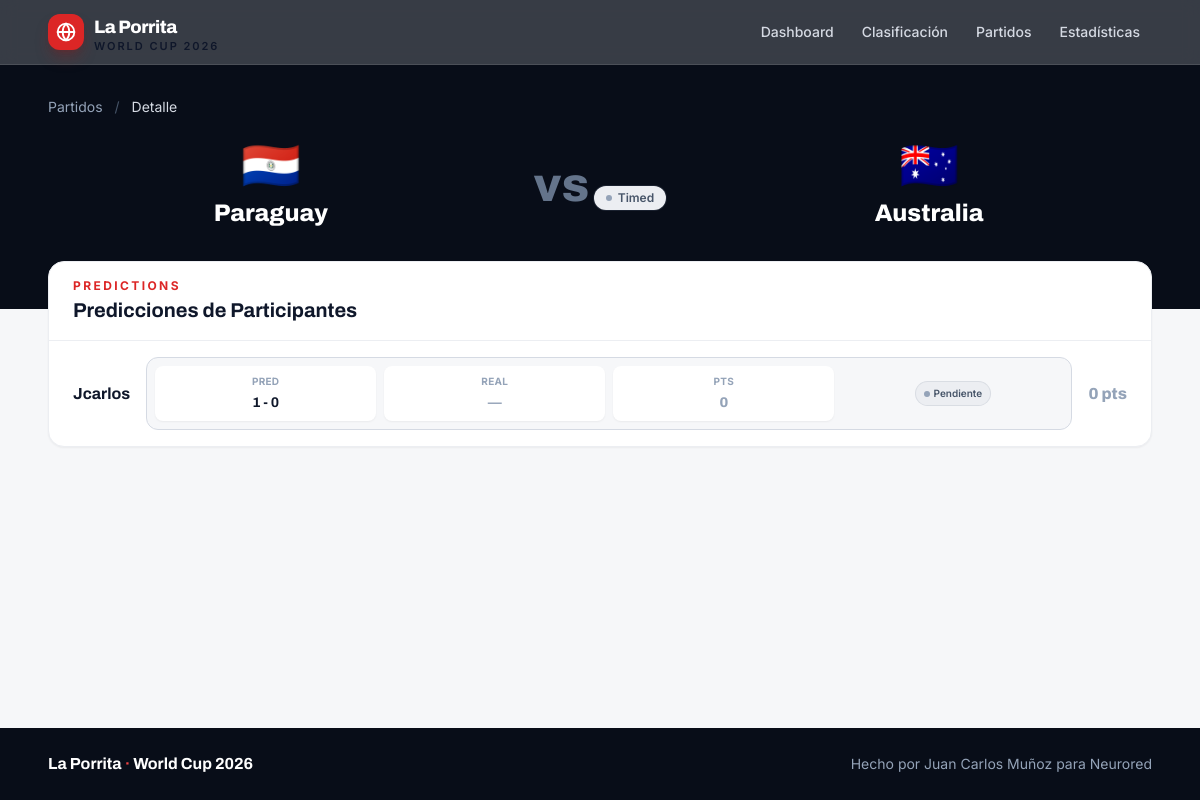
/matches/27/, run on the app's committed database.
### pool/models.py (models this page shows, shortened)
class Match(models.Model):
    STAGE_CHOICES = [
        ("GROUP_STAGE", "Group Stage"),
        ("ROUND_OF_16", "Round of 16"),
        ("QUARTER_FINALS", "Quarter Finals"),
        ("SEMI_FINALS", "Semi Finals"),
        ("THIRD_PLACE", "Third Place"),
        ("FINAL", "Final"),
    ]
    STATUS_CHOICES = [
        ("SCHEDULED", "Scheduled"),
        ("TIMED", "Timed"),
        ("IN_PLAY", "In Play"),
        ("PAUSED", "Half Time"),
        ("FINISHED", "Finished"),
        ("POSTPONED", "Postponed"),
        ("CANCELLED", "Cancelled"),
    ]
    home_team = models.ForeignKey(
        Team, on_delete=models.CASCADE, related_name="home_matches", verbose_name="Home Team"
    )
    away_team = models.ForeignKey(
        Team, on_delete=models.CASCADE, related_name="away_matches", verbose_name="Away Team"
    )
    home_goals = models.PositiveIntegerField(null=True, blank=True, verbose_name="Home Goals")
    away_goals = models.PositiveIntegerField(null=True, blank=True, verbose_name="Away Goals")
    match_date = models.DateTimeField(verbose_name="Match Date")
    stage = models.CharField(
        max_length=20, choices=STAGE_CHOICES, default="GROUP_STAGE", verbose_name="Stage"
    )
    group_name = models.CharField(max_length=5, blank=True, verbose_name="Group")
    matchday = models.PositiveIntegerField(null=True, blank=True, verbose_name="Matchday")
    status = models.CharField(
        max_length=20, choices=STATUS_CHOICES, default="SCHEDULED", verbose_name="Status"
    )
    api_match_id = models.PositiveIntegerField(unique=True, null=True, blank=True, verbose_name="API ID")
    thesportsdb_event_id = models.PositiveIntegerField(null=True, blank=True, verbose_name="TheSportsDB Event ID")
    last_synced = models.DateTimeField(null=True, blank=True, verbose_name="Last Synced")
    last_goals_synced = models.DateTimeField(null=True, blank=True, verbose_name="Last Goals Synced")
    created_at = models.DateTimeField(auto_now_add=True)
    updated_at = models.DateTimeField(auto_now=True)
    class Meta:
        ordering = ["match_date"]
        verbose_name = "Match"
        verbose_name_plural = "Matches"

class Team(models.Model):
    name = models.CharField(max_length=100, verbose_name="Name")
    abbreviation = models.CharField(max_length=10, verbose_name="Abbreviation")
    group = models.CharField(max_length=2, verbose_name="Group")
    group_position = models.PositiveIntegerField(verbose_name="Group Position")
    flag_emoji = models.CharField(max_length=10, blank=True, verbose_name="Flag Emoji")
    fifa_code = models.CharField(max_length=10, blank=True, verbose_name="FIFA Code")
    class Meta:
        ordering = ["group", "group_position"]
        verbose_name = "Team"
        verbose_name_plural = "Teams"

class Prediction(models.Model):
    participant = models.ForeignKey(
        Participant, on_delete=models.CASCADE, related_name="predictions", verbose_name="Participant"
    )
    match = models.ForeignKey(
        Match, on_delete=models.CASCADE, related_name="predictions", verbose_name="Match"
    )
    pred_home_goals = models.PositiveIntegerField(verbose_name="Pred. Home Goals")
    pred_away_goals = models.PositiveIntegerField(verbose_name="Pred. Away Goals")
    score = models.DecimalField(
        max_digits=6, decimal_places=2, default=0, verbose_name="Score"
    )
    score_breakdown = models.JSONField(default=dict, verbose_name="Score Breakdown")
    created_at = models.DateTimeField(auto_now_add=True)
    updated_at = models.DateTimeField(auto_now=True)
    class Meta:
        unique_together = ["participant", "match"]
        ordering = ["match__match_date"]
        verbose_name = "Prediction"
        verbose_name_plural = "Predictions"
    @property
    def status_badge(self):
        if self.match.status != "FINISHED":
            return "pending"
        if self.pred_home_goals == self.match.home_goals and self.pred_away_goals == self.match.away_goals:
            return "exact"
        if self.predicted_sign == self.match.winner_sign:
            return "partial"
        return "missed"

class Participant(models.Model):
    name = models.CharField(max_length=100, verbose_name="Name")
    email = models.EmailField(blank=True, verbose_name="Email")
    avatar_url = models.URLField(blank=True, verbose_name="Avatar URL")
    created_at = models.DateTimeField(auto_now_add=True)
    class Meta:
        ordering = ["name"]
        verbose_name = "Participant"
        verbose_name_plural = "Participants"

### pool/views.py (the view)
# urls.py: path("matches/<int:match_id>/", views.match_detail, name="match_detail"),
def match_detail(request, match_id):
    match = get_object_or_404(
        Match.objects.select_related("home_team", "away_team"),
        pk=match_id,
    )
    predictions = Prediction.objects.filter(match=match).select_related("participant")
    return render(request, "pool/match_detail.html", {
        "match": match,
        "predictions": predictions,
    })

### templates/pool/match_detail.html (shortened to what this page needs)
{% extends "base.html" %}
{% block content %}
<section class="bg-ink-950 text-white">
    <div class="max-w-6xl mx-auto px-4 sm:px-6 pt-8 pb-20">
        <nav class="text-sm text-ink-400 mb-6" aria-label="Breadcrumb">
            <a href="{% url 'pool:matches' %}" class="hover:text-white transition-colors">Partidos</a>
            <span class="mx-2 text-ink-600">/</span>
            <span class="text-ink-200">Detalle</span>
        </nav>
        <div class="flex items-center justify-center gap-6 sm:gap-10">
            <div class="text-center flex-1">
                <span class="text-5xl block mb-2">{{ match.home_team.flag_emoji }}</span>
                <span class="font-heading font-extrabold text-xl sm:text-2xl">{{ match.home_team.name }}</span>
            </div>
            <div class="text-center">
                {% if match.home_goals is not None %}
                    <div class="flex items-center gap-2">
                        <span class="font-heading font-extrabold text-5xl sm:text-6xl tabular">{{ match.home_goals }}</span>
                        <span class="text-3xl font-bold text-ink-500">-</span>
                        <span class="font-heading font-extrabold text-5xl sm:text-6xl tabular">{{ match.away_goals }}</span>
                    </div>
                {% else %}
                    <span class="font-heading font-extrabold text-5xl text-ink-500">vs</span>
                {% endif %}
                <span class="mt-3 inline-flex items-center gap-1.5 px-3 py-1 rounded-full text-xs font-semibold ring-1
                    {% if match.status == 'FINISHED' %}bg-emerald-100 text-emerald-800 ring-emerald-600/20
                    {% elif match.status == 'IN_PLAY' %}bg-amber-100 text-amber-800 ring-amber-600/20
                    {% else %}bg-ink-100 text-ink-600 ring-ink-500/20{% endif %}">
                    <span class="w-1.5 h-1.5 rounded-full
                        {% if match.status == 'FINISHED' %}bg-emerald-500
                        {% elif match.status == 'IN_PLAY' %}bg-amber-500
                        {% else %}bg-ink-400{% endif %}"></span>
                    {{ match.get_status_display }}
                </span>
            </div>
            <div class="text-center flex-1">
                <span class="text-5xl block mb-2">{{ match.away_team.flag_emoji }}</span>
                <span class="font-heading font-extrabold text-xl sm:text-2xl">{{ match.away_team.name }}</span>
            </div>
        </div>
    </div>
</section>
<section class="max-w-6xl mx-auto px-4 sm:px-6 -mt-12 relative z-10 pb-8">
    <div class="bg-white rounded-2xl border border-ink-100 shadow-sm overflow-hidden">
        <div class="px-5 sm:px-6 py-4 border-b border-ink-100">
            <p class="text-xs font-bold uppercase tracking-[0.2em] text-brand-600">Predictions</p>
            <h2 class="mt-0.5 font-heading font-bold text-xl text-ink-900">Predicciones de Participantes</h2>
        </div>
        <div class="divide-y divide-ink-100">
            {% for prediction in predictions %}
            <div class="grid grid-cols-[auto_1fr_auto] items-center gap-x-4 px-4 sm:px-6 py-4 hover:bg-ink-50/70 transition-colors">
                <a href="{% url 'pool:player_detail' prediction.participant.pk %}" class="font-heading font-bold text-ink-900 hover:text-brand-600 transition-colors">{{ prediction.participant.name }}</a>
                <div class="grid grid-cols-4 gap-2 rounded-xl border border-ink-200 bg-ink-50 p-2 text-center">
                    <div class="rounded-lg bg-white px-3 py-2 shadow-sm">
                        <span class="block text-[10px] font-bold uppercase tracking-wide text-ink-400">Pred</span>
                        <span class="mt-1 block text-sm font-heading font-bold text-ink-900 tabular">{{ prediction.pred_home_goals }} - {{ prediction.pred_away_goals }}</span>
                    </div>
                    <div class="rounded-lg bg-white px-3 py-2 shadow-sm">
                        <span class="block text-[10px] font-bold uppercase tracking-wide text-ink-400">Real</span>
                        {% if match.status == 'FINISHED' %}
                        <span class="mt-1 block text-sm font-heading font-bold text-ink-900 tabular">{{ match.home_goals }} - {{ match.away_goals }}</span>
                        {% else %}
                        <span class="mt-1 block text-sm font-heading font-bold text-ink-400 tabular">—</span>
                        {% endif %}
                    </div>
                    <div class="rounded-lg bg-white px-3 py-2 shadow-sm">
                        <span class="block text-[10px] font-bold uppercase tracking-wide text-ink-400">Pts</span>
                        <span class="mt-1 block text-sm font-heading font-extrabold {% if prediction.score > 0 %}text-emerald-600{% else %}text-ink-400{% endif %} tabular">{{ prediction.score|floatformat:"0" }}</span>
                    </div>
                    <div class="grid place-items-center">
                        <span class="inline-flex items-center gap-1 px-2 py-1 rounded-full text-[10px] font-semibold ring-1
                            {% if prediction.status_badge == 'exact' %}bg-emerald-100 text-emerald-800 ring-emerald-600/20
                            {% elif prediction.status_badge == 'partial' %}bg-amber-100 text-amber-800 ring-amber-600/20
                            {% elif prediction.status_badge == 'missed' %}bg-brand-100 text-brand-800 ring-brand-600/20
                            {% else %}bg-ink-100 text-ink-600 ring-ink-500/20{% endif %}">
                            <span class="w-1.5 h-1.5 rounded-full
                                {% if prediction.status_badge == 'exact' %}bg-emerald-500
                                {% elif prediction.status_badge == 'partial' %}bg-amber-500
                                {% elif prediction.status_badge == 'missed' %}bg-brand-500
                                {% else %}bg-ink-400{% endif %}"></span>
                            {% if prediction.status_badge == 'exact' %}Exacto
                            {% elif prediction.status_badge == 'partial' %}Parcial
                            {% elif prediction.status_badge == 'missed' %}Fallado
                            {% else %}Pendiente{% endif %}
                        </span>
                    </div>
                </div>
                <span class="font-heading font-extrabold text-ink-400 tabular">{{ prediction.score|floatformat:"0" }} pts</span>
            </div>
            {% empty %}
            <div class="px-6 py-16 text-center text-ink-400 text-sm">No hay predicciones para este partido</div>
            {% endfor %}
        </div>
    </div>
</section>
{% endblock %}

### templates/base.html (style rules this page uses)
html { scroll-behavior: smooth; }
body { font-feature-settings: "cv11", "ss01"; }
.tabular { font-variant-numeric: tabular-nums; }

### data on the page
Match: home_team.flag_emoji "🇵🇾", home_team.name "Paraguay", status "Timed", away_team.flag_emoji "🇦🇺", away_team.name "Australia"
Prediction: participant.name "Jcarlos", pred_home_goals "1", pred_away_goals "0", score "0", shows "Pendiente"
